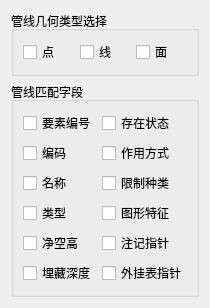
           <widget class="QWidget" name="tab_Layer_E">
            <attribute name="title">
             <string>管线</string>
            </attribute>
            <layout class="QGridLayout" name="gridLayout_26">
             <item row="0" column="0">
              <widget class="QGroupBox" name="groupBox_E_GeoType">
               <property name="title">
                <string>管线几何类型选择</string>
               </property>
               <layout class="QGridLayout" name="gridLayout_25">
                <item row="0" column="0">
                 <widget class="QCheckBox" name="checkBox_Point_E">
                  <property name="text">
                   <string>点</string>
                  </property>
                 </widget>
                </item>
                <item row="0" column="1">
                 <widget class="QCheckBox" name="checkBox_Line_E">
                  <property name="text">
                   <string>线</string>
                  </property>
                 </widget>
                </item>
                <item row="0" column="2">
                 <widget class="QCheckBox" name="checkBox_Polygon_E">
                  <property name="text">
                   <string>面</string>
                  </property>
                 </widget>
                </item>
               </layout>
              </widget>
             </item>
             <item row="1" column="0">
              <widget class="QGroupBox" name="groupBox_E">
               <property name="minimumSize">
                <size>
                 <width>0</width>
                 <height>0</height>
                </size>
               </property>
               <property name="title">
                <string>管线匹配字段</string>
               </property>
               <layout class="QGridLayout" name="gridLayout_12">
                <item row="0" column="0">
                 <widget class="QCheckBox" name="checkBox_YaoSuBianHao_E">
                  <property name="text">
                   <string>要素编号</string>
                  </property>
                 </widget>
                </item>
                <item row="0" column="1">
                 <widget class="QCheckBox" name="checkBox_CunZaiZhuangTai_E">
                  <property name="text">
                   <string>存在状态</string>
                  </property>
                 </widget>
                </item>
                <item row="1" column="0">
                 <widget class="QCheckBox" name="checkBox_BianMa_E">
                  <property name="text">
                   <string>编码</string>
                  </property>
                 </widget>
                </item>
                <item row="1" column="1">
                 <widget class="QCheckBox" name="checkBox_ZuoYongFangShi_E">
                  <property name="text">
                   <string>作用方式</string>
                  </property>
                 </widget>
                </item>
                <item row="2" column="0">
                 <widget class="QCheckBox" name="checkBox_MingCheng_E">
                  <property name="text">
                   <string>名称</string>
                  </property>
                 </widget>
                </item>
                <item row="2" column="1">
                 <widget class="QCheckBox" name="checkBox_XianZhiZhongLei_E">
                  <property name="text">
                   <string>限制种类</string>
                  </property>
                 </widget>
                </item>
                <item row="3" column="0">
                 <widget class="QCheckBox" name="checkBox_LeiXing_E">
                  <property name="text">
                   <string>类型</string>
                  </property>
                 </widget>
                </item>
                <item row="3" column="1">
                 <widget class="QCheckBox" name="checkBox_TuXingTeZheng_E">
                  <property name="text">
                   <string>图形特征</string>
                  </property>
                 </widget>
                </item>
                <item row="4" column="0">
                 <widget class="QCheckBox" name="checkBox_JingKongGao_E">
                  <property name="text">
                   <string>净空高</string>
                  </property>
                 </widget>
                </item>
                <item row="4" column="1">
                 <widget class="QCheckBox" name="checkBox_ZhuJiZhiZhen_E">
                  <property name="text">
                   <string>注记指针</string>
                  </property>
                 </widget>
                </item>
                <item row="5" column="0">
                 <widget class="QCheckBox" name="checkBox_MaiCangShenDu_E">
                  <property name="text">
                   <string>埋藏深度</string>
                  </property>
                 </widget>
                </item>
                <item row="5" column="1">
                 <widget class="QCheckBox" name="checkBox_WaiGuaBiaoZhiZhen_E">
                  <property name="text">
                   <string>外挂表指针</string>
                  </property>
                 </widget>
                </item>
               </layout>
              </widget>
             </item>
            </layout>
           </widget>
